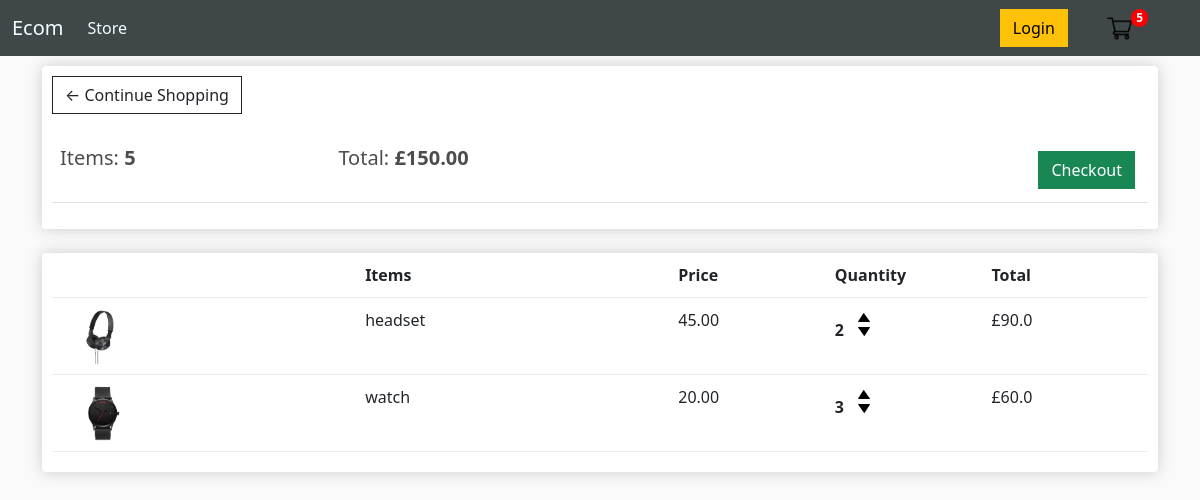
The app's page /cart/ (signed in) with its own data.
### store/models.py (models this page shows, shortened)
class Order(models.Model):
    Customer = models.ForeignKey(Customer, on_delete=models.SET_NULL, blank=True, null=True)
    date_ordered = models.DateTimeField(auto_now_add=True)
    complete =  models.BooleanField(default=False,null=True,blank=False)
    transaction_id = models.CharField(max_length=200, null=True)
    @property
    def get_cart_total(self):
        orderitems =self.orderitem_set.all()
        total = sum([item.get_total for item in orderitems])
        return total
    @property
    def get_cart_items(self):
        orderitems =self.orderitem_set.all()
        total = sum([item.quantity for item in orderitems])
        return total

class OrderItem(models.Model):
    product = models.ForeignKey(Product, on_delete=models.SET_NULL, blank=True, null=True)
    order = models.ForeignKey(Order, on_delete=models.SET_NULL, blank=True, null=True)
    quantity = models.IntegerField(default=0, null=True,blank=True)
    date_added = models.DateTimeField(auto_now_add=True)
    @property
    def get_total(self):
        total = self.product.price * self.quantity
        return total

class Product(models.Model):
    name = models.CharField(max_length=200, null=True)
    price=models.FloatField()
    digital = models.BooleanField(default=False,null=True,blank=False)
    image = models.ImageField(null=True, blank=True)
    @property
    def imageURL(self):
        try:
            url = self.image.url
        except:
            url= ''
        return url

### store/views.py (the view)
# urls.py: path('cart/', views.cart, name="cart"),
def cart(request):
    if request.user.is_authenticated:
        Customer = request.user.customer
        order, created =  Order.objects.get_or_create(Customer=Customer, complete=False)
        items = order.orderitem_set.all()
    else:
        items = []
        order = {'get_cart_total':0, 'get_cart_item':0 }
    context = {'items':items, 'order':order}
    return render(request, 'store/cart.html', context)

### store/templates/store/cart.html
{% extends 'store/main.html' %}
{% load static %}
{% block content %}
<div class="row">
    <div class="col-lg-12">
        <div class="box-element">
            <a class="btn btn-outline-dark" href="{%url 'store'%}">&#x2190; Continue Shopping</a>
                <br>
                <br>
            <table class="table">
                <tr>
                    <th><h5>Items: <strong>{{order.get_cart_items}}</strong></h5></th>
                    <th><h5>Total: <strong>£{{order.get_cart_total | floatformat:2}}</strong></h5></th>
                    <th>
                        <a class="btn btn-success checkout-btn" href="{% url 'checkout' %}">Checkout</a>
                    </th>
                </tr>
            </table>
        </div>
        <br>
        <div class="box-element">
            <div class="cart-row">
                <div style="flex:2"></div>
                <div style="flex:2"><strong>Items</strong></div>
                <div style="flex:1"><strong>Price</strong></div>
                <div style="flex:1"><strong>Quantity</strong></div>
                <div style="flex:1"><strong>Total</strong></div>
            </div>
            {% for item in items %}
            <div class="cart-row">
                <div style="flex:2"> <img class="row-image" src="{{item.product.imageURL}}"></div>
                <div style="flex:2">{{item.product.name}}</div>
                <div style="flex:1">{{item.product.price|floatformat:2}}</div>
                <div style="flex:1">
                    <p class="quantity">{{item.quantity}}</p>
                    <div class="quantity">
                        <img class="chg-quantity" src="{% static 'images/arrow-up.png' %}">
                    <img class="chg-quantity" src="{% static 'images/arrow-down.png' %}">
                    </div>
                </div>
                <div style="flex:1">£{{item.get_total}}</div>
            </div>
            {% endfor %}
        </div>
    </div>
</div>
{% endblock content %}

### static/css/main.css (style rules this page uses)
body { background-color: hsl(0, 0%, 98%); }
.view,body,html { height:100% }
h1,h2,h3,h4,h5,h6 { color:hsl(0, 0%, 30%); }
.box-element { box-shadow:hsl(0, 0%, 80%) 0 0 16px; background-color: #fff; border-radius: 4px; padding: 10px; }
.col-lg-4, .col-lg-6, .col-lg-8, .col-lg-12 { margin-top: 10px; }
.btn { border-radius: 0; }
.checkout-btn { float:right; margin: 5px; }
.row-image { width: 100px; }
.cart-row { display: flex; align-items: flex-stretch; padding-bottom: 10px; margin-bottom: 10px; border-bottom: 1px solid #ececec; }
.quantity { display: inline-block; font-weight: 700; padding-right:10px; }
.chg-quantity { width: 12px; cursor: pointer; display: block; margin-top: 5px; transition:.1s; }

### records on screen
Order: get_cart_items "5", get_cart_total "150.00"
OrderItem: product.imageURL (picture), product.name "headset", product.price "45.00", quantity "2", get_total "90.0"
OrderItem: product.imageURL (picture), product.name "watch", product.price "20.00", quantity "3", get_total "60.0"
